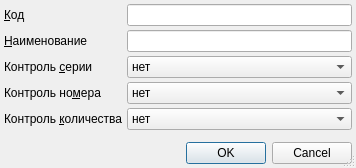
<?xml version="1.0" encoding="UTF-8"?>
<ui version="4.0">
 <class>ItemEditorDialog</class>
 <widget class="QDialog" name="ItemEditorDialog">
  <property name="geometry">
   <rect>
    <x>0</x>
    <y>0</y>
    <width>356</width>
    <height>168</height>
   </rect>
  </property>
  <property name="windowTitle">
   <string>ChangeMe!</string>
  </property>
  <property name="sizeGripEnabled">
   <bool>true</bool>
  </property>
  <layout class="QGridLayout" name="gridLayout">
   <property name="margin">
    <number>4</number>
   </property>
   <property name="spacing">
    <number>4</number>
   </property>
   <item row="0" column="0">
    <widget class="QLabel" name="lblCode">
     <property name="text">
      <string>&amp;Код</string>
     </property>
     <property name="buddy">
      <cstring>edtCode</cstring>
     </property>
    </widget>
   </item>
   <item row="0" column="1">
    <widget class="QLineEdit" name="edtCode"/>
   </item>
   <item row="1" column="0">
    <widget class="QLabel" name="lblName">
     <property name="text">
      <string>&amp;Наименование</string>
     </property>
     <property name="buddy">
      <cstring>edtName</cstring>
     </property>
    </widget>
   </item>
   <item row="1" column="1">
    <widget class="QLineEdit" name="edtName"/>
   </item>
   <item row="5" column="1">
    <spacer>
     <property name="orientation">
      <enum>Qt::Vertical</enum>
     </property>
     <property name="sizeHint" stdset="0">
      <size>
       <width>103</width>
       <height>16</height>
      </size>
     </property>
    </spacer>
   </item>
   <item row="6" column="0" colspan="2">
    <widget class="QDialogButtonBox" name="buttonBox">
     <property name="orientation">
      <enum>Qt::Horizontal</enum>
     </property>
     <property name="standardButtons">
      <set>QDialogButtonBox::Cancel|QDialogButtonBox::Ok</set>
     </property>
    </widget>
   </item>
   <item row="2" column="0">
    <widget class="QLabel" name="lblCheckingSerial">
     <property name="text">
      <string>Контроль &amp;серии</string>
     </property>
     <property name="buddy">
      <cstring>cmbCheckingSerial</cstring>
     </property>
    </widget>
   </item>
   <item row="3" column="0">
    <widget class="QLabel" name="lblCheckingNumber">
     <property name="text">
      <string>Контроль но&amp;мера</string>
     </property>
     <property name="buddy">
      <cstring>cmbCheckingNumber</cstring>
     </property>
    </widget>
   </item>
   <item row="4" column="0">
    <widget class="QLabel" name="lblCheckingAmount">
     <property name="text">
      <string>Контроль &amp;количества</string>
     </property>
     <property name="buddy">
      <cstring>cmbCheckingAmount</cstring>
     </property>
    </widget>
   </item>
   <item row="2" column="1">
    <widget class="QComboBox" name="cmbCheckingSerial">
     <item>
      <property name="text">
       <string>нет</string>
      </property>
     </item>
     <item>
      <property name="text">
       <string>мягко</string>
      </property>
     </item>
     <item>
      <property name="text">
       <string>жестко</string>
      </property>
     </item>
    </widget>
   </item>
   <item row="3" column="1">
    <widget class="QComboBox" name="cmbCheckingNumber">
     <item>
      <property name="text">
       <string>нет</string>
      </property>
     </item>
     <item>
      <property name="text">
       <string>мягко</string>
      </property>
     </item>
     <item>
      <property name="text">
       <string>жестко</string>
      </property>
     </item>
    </widget>
   </item>
   <item row="4" column="1">
    <widget class="QComboBox" name="cmbCheckingAmount">
     <item>
      <property name="text">
       <string>нет</string>
      </property>
     </item>
     <item>
      <property name="text">
       <string>мягко</string>
      </property>
     </item>
     <item>
      <property name="text">
       <string>жестко</string>
      </property>
     </item>
    </widget>
   </item>
  </layout>
 </widget>
 <tabstops>
  <tabstop>edtCode</tabstop>
  <tabstop>edtName</tabstop>
  <tabstop>buttonBox</tabstop>
 </tabstops>
 <resources/>
 <connections>
  <connection>
   <sender>buttonBox</sender>
   <signal>accepted()</signal>
   <receiver>ItemEditorDialog</receiver>
   <slot>accept()</slot>
   <hints>
    <hint type="sourcelabel">
     <x>158</x>
     <y>121</y>
    </hint>
    <hint type="destinationlabel">
     <x>117</x>
     <y>106</y>
    </hint>
   </hints>
  </connection>
  <connection>
   <sender>buttonBox</sender>
   <signal>rejected()</signal>
   <receiver>ItemEditorDialog</receiver>
   <slot>reject()</slot>
   <hints>
    <hint type="sourcelabel">
     <x>238</x>
     <y>99</y>
    </hint>
    <hint type="destinationlabel">
     <x>247</x>
     <y>107</y>
    </hint>
   </hints>
  </connection>
 </connections>
</ui>
